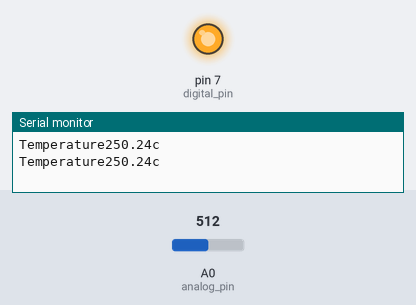
The sketch below on a simulated Arduino Uno, built with avr-gcc and run on an emulated ATmega328P. Parts: output pins drawn as LEDs (lit = HIGH), the last lines printed to the serial monitor. Inputs (shaded band) come from the test bench; at power-on: A0 (analog_pin) = 512.

Above: at 1.8 s.
1.9 s: A0 (analog_pin) set to 68
3.4 s: A0 (analog_pin) set to 56
At 4.5 s:
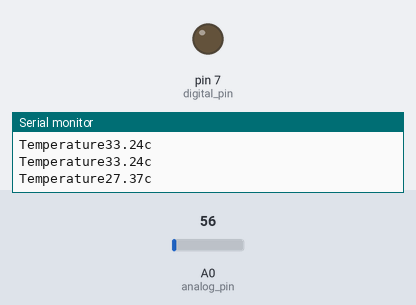
5.5 s: A0 (analog_pin) set to 122
At 7.2 s:
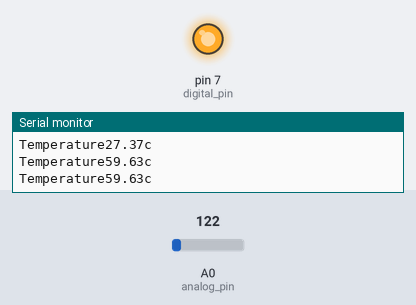
7.5 s: A0 (analog_pin) set to 20
At 8.8 s:
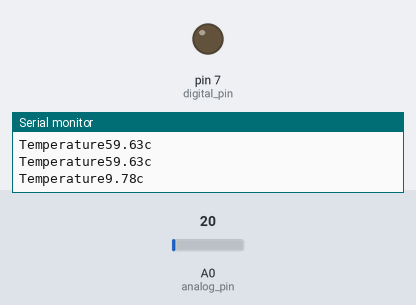
Timing chart, 0 to 10.5 s (numbered marks = the images above; inputs shaded):
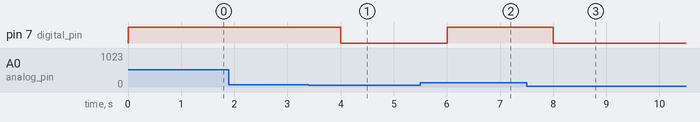

Measured:
- the behaviour switches between 62 and 61 on A0 (analog_pin) (found by bisection; images 0 and 1)
- after the input at 3.4 s, pin 7 (digital_pin): HIGH → LOW after 0.60 s
- after the input at 5.5 s, pin 7 (digital_pin): LOW → HIGH after 0.50 s
- after the input at 7.5 s, pin 7 (digital_pin): HIGH → LOW after 0.51 s

The sketch:

Temperature_monitoring_.ino
```cpp
// C++ code
//
int analog_pin=A0;
int digital_pin=7;
void setup()
{
  Serial.begin(9600);
  pinMode(digital_pin, OUTPUT);
}

void loop()
{
  int sensor_mode=analogRead(analog_pin);
  float tempc=sensor_mode*(5.0/1023.0)*100.0;
  Serial.print("Temperature");
  Serial.print(tempc);
  Serial.println("c");
  if(tempc > 30){
    digitalWrite(digital_pin,HIGH);
  }
  else{
    digitalWrite(digital_pin,LOW);
  }
  delay(1000);


}
```
